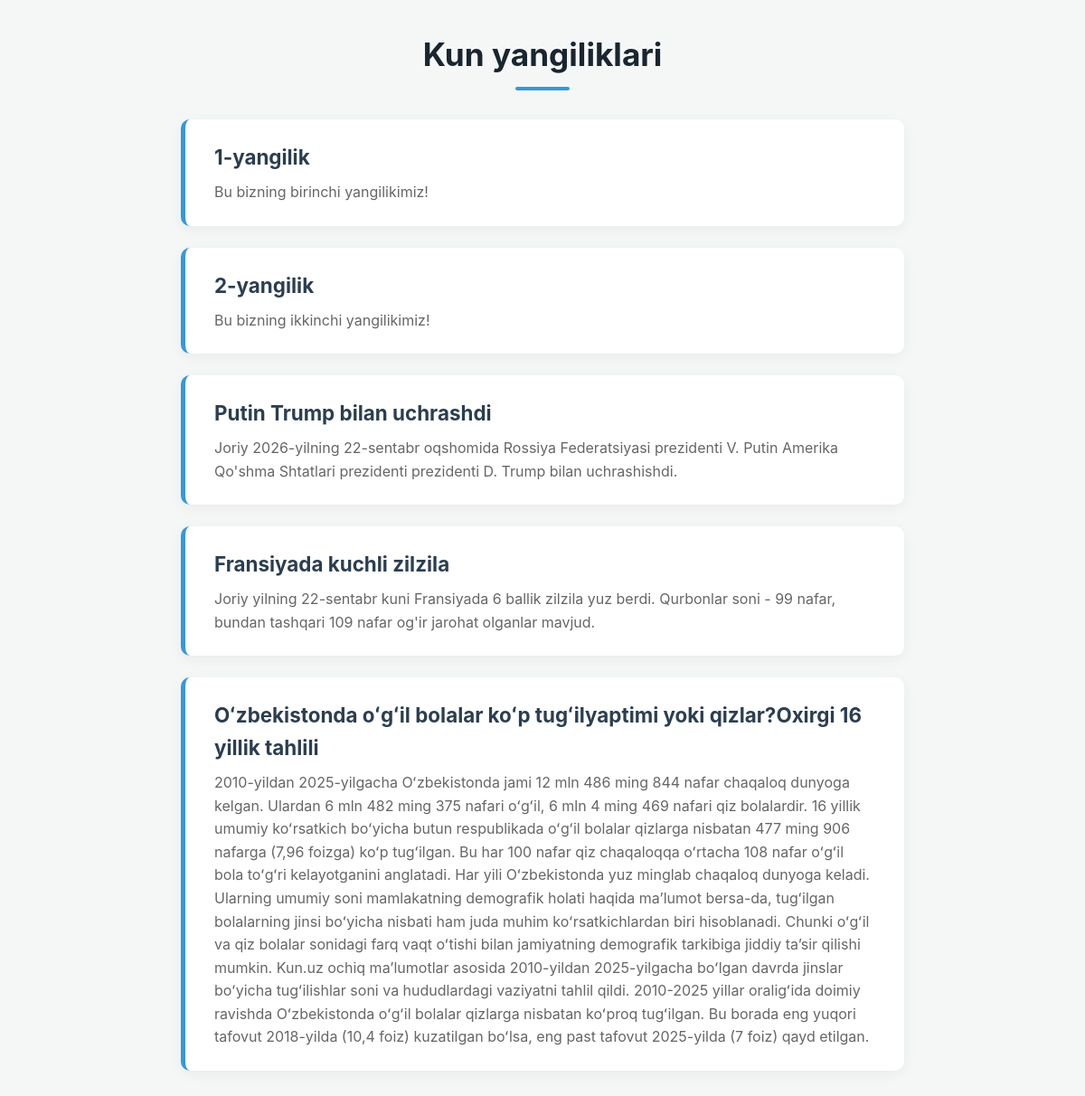
The page / on the database its author committed.
### news/models.py (models this page shows, shortened)
class Post(models.Model):
	title = models.CharField(max_length=150)
	description = models.TextField()

### news/views.py (the view)
# urls.py: path('', HomePageView.as_view(), name='home')
class HomePageView(ListView):
	model = Post
	template_name = 'home.html'

### templates/home.html (shortened to what this page needs)
{% load static %}
<!DOCTYPE html>
<html lang="en">
<head>
	{% load static %}
	<link rel="stylesheet" href="../static/styles/home.css">
</head>
<body>
	<div class="container">
		<h1>Kun yangiliklari</h1>
		<ul class="news-list">
			{% for post in object_list %}
			<li class="news-item">
				<h2 class="news-title">{{ post.title }}</h2>
				<p class="news-description">{{ post.description }}</p>
			</li>
			{% endfor %}
		</ul>
	</div>
</body>
</html>

### static/styles/home.css (style rules this page uses)
* { box-sizing: border-box; margin: 0; padding: 0; }
body { font-family: -apple-system, BlinkMacSystemFont, 'Segoe UI', Roboto, Helvetica, Arial, sans-serif; background-color: #f4f7f6; color: #333; line-height: 1.6; padding: 2rem 1rem; }
.container { max-width: 800px; margin: 0 auto; }
h1 { text-align: center; color: #1a252f; font-size: 2.2rem; margin-bottom: 2rem; position: relative; }
h1::after { content: ''; display: block; width: 60px; height: 4px; background-color: #3498db; margin: 8px auto 0; border-radius: 2px; }
.news-list { list-style: none; display: flex; flex-direction: column; gap: 1.5rem; }
.news-item { background: #ffffff; padding: 1.5rem 2rem; border-radius: 10px; box-shadow: 0 4px 15px rgba(0, 0, 0, 0.05); transition: transform 0.2s ease, box-shadow 0.2s ease; border-left: 5px solid #3498db; }
.news-title { font-size: 1.4rem; color: #2c3e50; margin-bottom: 0.5rem; }
.news-description { color: #666; font-size: 1rem; }

### rows shown on the page
Post: title "1-yangilik", description "Bu bizning birinchi yangilikimiz!"
Post: title "2-yangilik", description "Bu bizning ikkinchi yangilikimiz!"
Post: title "Putin Trump bilan uchrashdi", description "Joriy 2026-yilning 22-sentabr oqshomida Rossiya Federatsiyasi prezidenti V. Putin Amerika Qo'shma Shtatlari prezidenti prezidenti D. Trump bilan uchrashishdi."
Post: title "Fransiyada kuchli zilzila", description "Joriy yilning 22-sentabr kuni Fransiyada 6 ballik zilzila yuz berdi. Qurbonlar soni - 99 nafar, bundan tashqari 109 nafar og'ir jarohat olganlar mavjud."
Post: title "Oʻzbekistonda oʻgʻil bolalar koʻp tugʻilyaptimi yoki qizlar?Oxirgi 16 yillik tahlili", description "2010-yildan 2025-yilgacha Oʻzbekistonda jami 12 mln 486 ming 844 nafar chaqaloq dunyoga kelgan. Ulardan 6 mln 482 ming 375 nafari oʻgʻil, 6 mln 4 ming 469 nafari qiz bolalardir. 16 yillik umumiy koʻrsatkich boʻyicha butun respublikada oʻgʻil bolalar qizlarga nisbatan 477 ming 906 nafarga (7,96 foizga) koʻp tugʻilgan. Bu har 100 nafar qiz chaqaloqqa oʻrtacha 108 nafar oʻgʻil bola toʻgʻri kelayotganini anglatadi. Har yili Oʻzbekistonda yuz minglab chaqaloq dunyoga keladi. Ularning umumiy soni mamlakatning demografik holati haqida maʼlumot bersa-da, tugʻilgan bolalarning jinsi boʻyicha nisbati ham juda muhim koʻrsatkichlardan biri hisoblanadi. Chunki oʻgʻil va qiz bolalar sonidagi farq vaqt…"
